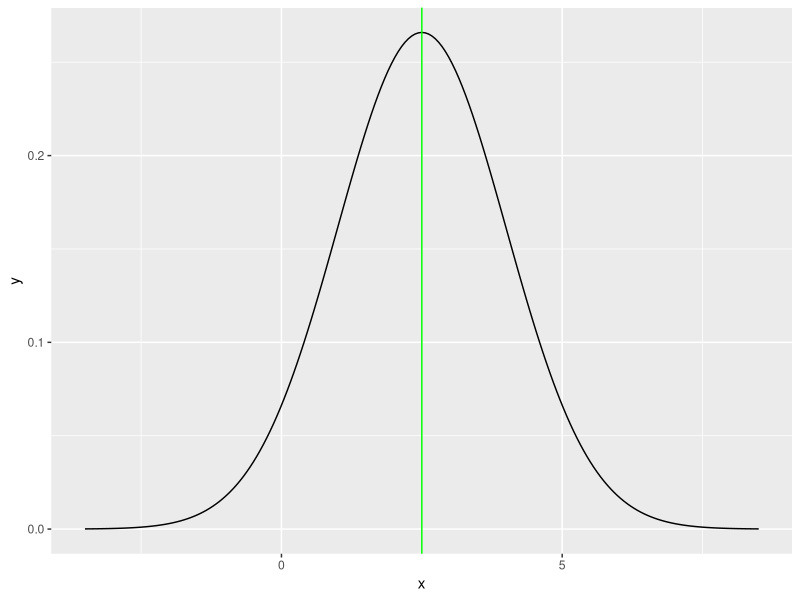
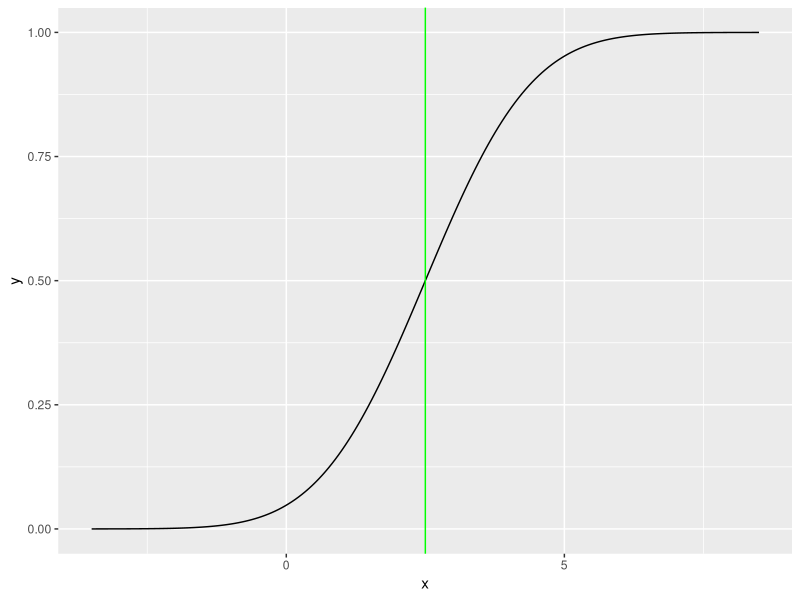

Reproduce these figures in R, in order.
## ---- chunk 1
knitr::opts_chunk$set(echo = TRUE)
library(ggplot2)
## ---- chunk 2
m <- 2.5
s <- 1.5
## ---- chunk 3
# Source: codevoorbeelden/4-centrale-limietstelling.Rmd
ggplot(data = data.frame(x = c(m-4*s, m+4*s)), mapping = aes(x)) +
  stat_function(fun = dnorm, n = 201, args = list(mean = m, sd = s)) +
  geom_vline(xintercept = m, color = "green")
## ---- chunk 4
ggplot(data = data.frame(x = c(m-4*s, m+4*s)), mapping = aes(x)) +
  stat_function(fun = pnorm, n = 201, args = list(mean = m, sd = s)) +
  geom_vline(xintercept = m, color = "green")
## ---- chunk 5
pnorm(4, m, s) - pnorm(.5, m, s)
